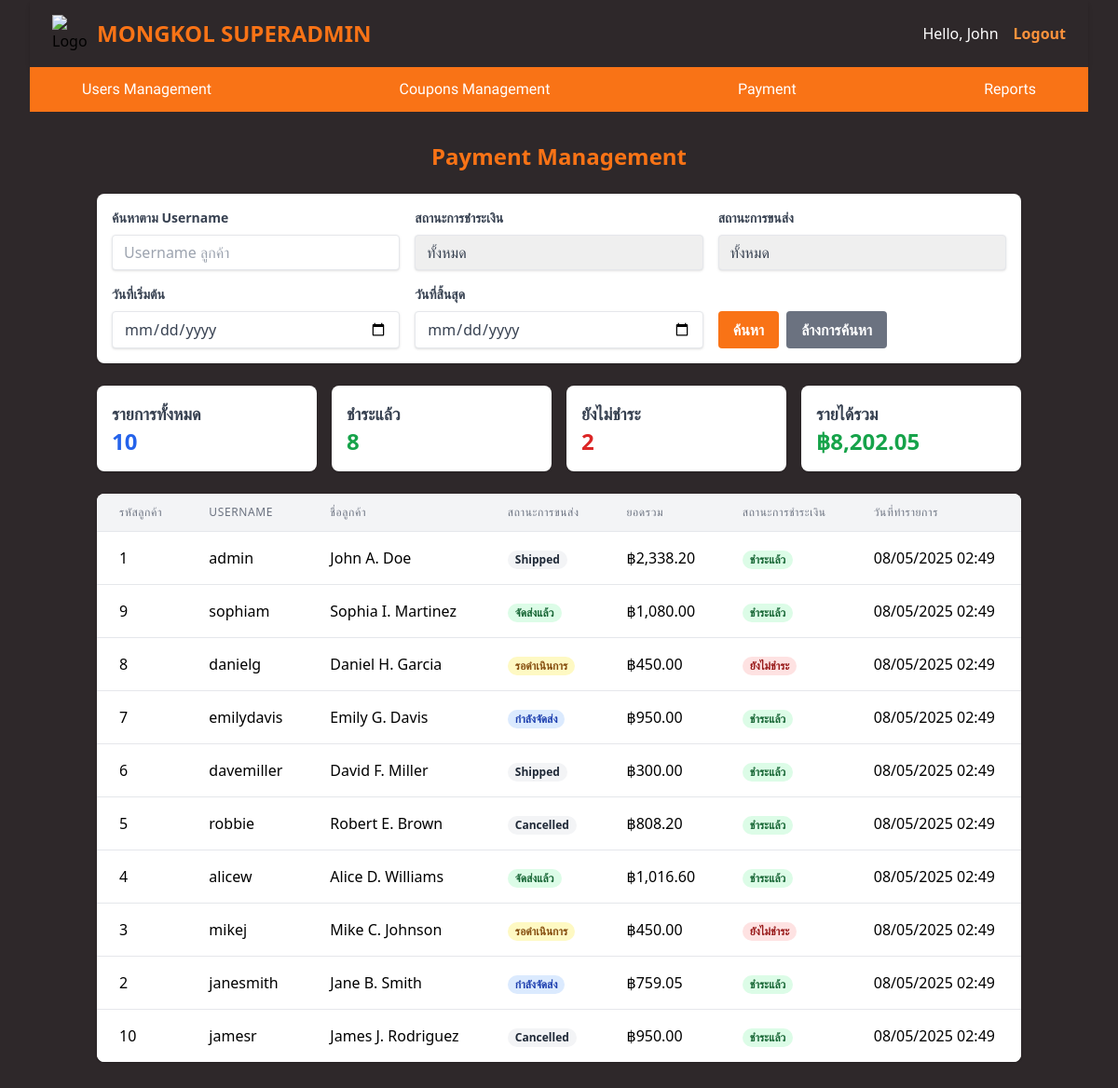
/admin/payment.php (signed in), run on the app's committed database.
### tables this page shows
CREATE TABLE `tbl_transactions` (
    `trans_ID` int(11) NOT NULL AUTO_INCREMENT,
    `user_ID` int(11) DEFAULT NULL,
    `sumPrice` decimal(10,2) DEFAULT NULL,
    `coupon_ID` int(11) DEFAULT NULL,
    `grandTotal` decimal(10,2) DEFAULT NULL,
    `paid` tinyint(1) DEFAULT 0,
    `date` timestamp NOT NULL DEFAULT current_timestamp() ON UPDATE current_timestamp(),
    `transport_state` varchar(50) DEFAULT 'Pending',
    PRIMARY KEY (`trans_ID`),
    KEY `user_ID` (`user_ID`),
    KEY `coupon_ID` (`coupon_ID`),
    FOREIGN KEY (`user_ID`) REFERENCES `tbl_users` (`user_ID`),
    FOREIGN KEY (`coupon_ID`) REFERENCES `tbl_coupons` (`coupon_ID`)
);

CREATE TABLE `tbl_users` (
    `user_ID` int(11) NOT NULL AUTO_INCREMENT,
    `firstName` varchar(50) DEFAULT NULL,
    `midName` varchar(50) DEFAULT NULL,
    `lastName` varchar(50) DEFAULT NULL,
    `userName` varchar(50) DEFAULT NULL,
    `password_hash` varchar(255) DEFAULT NULL,
    `role` varchar(20) DEFAULT 'user',
    PRIMARY KEY (`user_ID`),
    UNIQUE KEY `userName` (`userName`)
);

### admin/payment.php (the view, shortened to what this page needs)
<!DOCTYPE html>
<html lang="en">
<head>
</head>
<body class="bg-w-full bg-[#2E282A] mr-8 ml-8">
  <?php
    require_once("../navbar/nav_admin.php");
    require_once("../conn_w.php");
  ?>
  <div class="container mx-auto px-4 py-8">
    <h2 class="text-2xl font-semibold mb-6 text-center text-orange-500">Payment Management</h2>
    <div class="mb-6 bg-white p-4 rounded-lg shadow">
      <form method="GET" class="grid md:grid-cols-3 gap-4">
        <div>
          <label class="block text-gray-700 text-sm font-bold mb-2" for="searchUsername">
            ค้นหาตาม Username
          </label>
          <input type="text" name="searchUsername" id="searchUsername"
                placeholder="Username ลูกค้า"
                class="shadow appearance-none border rounded w-full py-2 px-3 text-gray-700 leading-tight focus:outline-none focus:shadow-outline"
                value="<?php echo isset($_GET['searchUsername']) ? htmlspecialchars($_GET['searchUsername']) : ''; ?>">
        </div>
        <div>
          <label class="block text-gray-700 text-sm font-bold mb-2" for="paymentStatus">
            สถานะการชำระเงิน
          </label>
          <select name="paymentStatus" id="paymentStatus"
                  class="shadow appearance-none border rounded w-full py-2 px-3 text-gray-700 leading-tight focus:outline-none focus:shadow-outline">
            <option value="">ทั้งหมด</option>
          </select>
        </div>
        <div>
          <label class="block text-gray-700 text-sm font-bold mb-2" for="transportStatus">
            สถานะการขนส่ง
          </label>
          <select name="transportStatus" id="transportStatus"
                  class="shadow appearance-none border rounded w-full py-2 px-3 text-gray-700 leading-tight focus:outline-none focus:shadow-outline">
            <option value="">ทั้งหมด</option>
          </select>
        </div>
        <div>
          <label class="block text-gray-700 text-sm font-bold mb-2" for="startDate">
            วันที่เริ่มต้น
          </label>
          <input type="date" name="startDate" id="startDate"
                class="shadow appearance-none border rounded w-full py-2 px-3 text-gray-700 leading-tight focus:outline-none focus:shadow-outline"
                value="<?php echo isset($_GET['startDate']) ? htmlspecialchars($_GET['startDate']) : ''; ?>">
        </div>
        <div>
          <label class="block text-gray-700 text-sm font-bold mb-2" for="endDate">
            วันที่สิ้นสุด
          </label>
          <input type="date" name="endDate" id="endDate"
                class="shadow appearance-none border rounded w-full py-2 px-3 text-gray-700 leading-tight focus:outline-none focus:shadow-outline"
                value="<?php echo isset($_GET['endDate']) ? htmlspecialchars($_GET['endDate']) : ''; ?>">
        </div>
        <div class="flex items-end">
          <button type="submit" class="bg-orange-500 hover:bg-orange-700 text-white font-bold py-2 px-4 rounded focus:outline-none focus:shadow-outline">
            ค้นหา
          </button>
          <a href="payment.php" class="ml-2 bg-gray-500 hover:bg-gray-700 text-white font-bold py-2 px-4 rounded focus:outline-none focus:shadow-outline">
            ล้างการค้นหา
          </a>
        </div>
      </form>
    </div>
    <div class="grid md:grid-cols-4 gap-4 mb-6">
      <?php
        $totalQuery = "SELECT COUNT(*) as total FROM tbl_transactions";
        $totalResult = $conn->query($totalQuery);
        $totalRow = $totalResult->fetch_assoc();
        $paidQuery = "SELECT COUNT(*) as paid FROM tbl_transactions WHERE paid = 1";
        $paidResult = $conn->query($paidQuery);
        $paidRow = $paidResult->fetch_assoc();
        $unpaidQuery = "SELECT COUNT(*) as unpaid FROM tbl_transactions WHERE paid = 0";
        $unpaidResult = $conn->query($unpaidQuery);
        $unpaidRow = $unpaidResult->fetch_assoc();
        $totalAmountQuery = "SELECT SUM(grandTotal) as total_amount FROM tbl_transactions WHERE paid = 1";
        $totalAmountResult = $conn->query($totalAmountQuery);
        $totalAmountRow = $totalAmountResult->fetch_assoc();
      ?>
      <div class="bg-white rounded-lg shadow p-4">
        <h3 class="text-lg font-semibold text-gray-700">รายการทั้งหมด</h3>
        <p class="text-2xl font-bold text-blue-600"><?php echo number_format($totalRow['total']); ?></p>
      </div>
      <div class="bg-white rounded-lg shadow p-4">
        <h3 class="text-lg font-semibold text-gray-700">ชำระแล้ว</h3>
        <p class="text-2xl font-bold text-green-600"><?php echo number_format($paidRow['paid']); ?></p>
      </div>
      <div class="bg-white rounded-lg shadow p-4">
        <h3 class="text-lg font-semibold text-gray-700">ยังไม่ชำระ</h3>
        <p class="text-2xl font-bold text-red-600"><?php echo number_format($unpaidRow['unpaid']); ?></p>
      </div>
      <div class="bg-white rounded-lg shadow p-4">
        <h3 class="text-lg font-semibold text-gray-700">รายได้รวม</h3>
        <p class="text-2xl font-bold text-green-600">฿<?php echo number_format($totalAmountRow['total_amount'] ?? 0, 2); ?></p>
      </div>
    </div>
    <div class="bg-white rounded-lg shadow overflow-hidden">
      <table class="min-w-full divide-y divide-gray-200">
        <thead class="bg-gray-100">
          <tr>
            <th scope="col" class="px-6 py-3 text-left text-xs font-medium text-gray-500 uppercase tracking-wider">
              รหัสลูกค้า
            </th>
            <th scope="col" class="px-6 py-3 text-left text-xs font-medium text-gray-500 uppercase tracking-wider">
              Username
            </th>
            <th scope="col" class="px-6 py-3 text-left text-xs font-medium text-gray-500 uppercase tracking-wider">
              ชื่อลูกค้า
            </th>
            <th scope="col" class="px-6 py-3 text-left text-xs font-medium text-gray-500 uppercase tracking-wider">
              สถานะการขนส่ง
            </th>
            <th scope="col" class="px-6 py-3 text-left text-xs font-medium text-gray-500 uppercase tracking-wider">
              ยอดรวม
            </th>
            <th scope="col" class="px-6 py-3 text-left text-xs font-medium text-gray-500 uppercase tracking-wider">
              สถานะการชำระเงิน
            </th>
            <th scope="col" class="px-6 py-3 text-left text-xs font-medium text-gray-500 uppercase tracking-wider">
              วันที่ทำรายการ
            </th>
          </tr>
        </thead>
        <tbody class="bg-white divide-y divide-gray-200">
          <?php
            $sql = "SELECT U.user_ID, U.userName, CONCAT(COALESCE(U.firstName, ''), ' ', COALESCE(U.midName, ''), ' ', COALESCE(U.lastName, '')) AS fullname,
                   T.trans_ID, T.transport_state, T.grandTotal, T.paid, T.date
                   FROM tbl_users AS U
                   JOIN tbl_transactions AS T ON U.user_ID = T.user_ID";
            $sql .= " ORDER BY T.date DESC";
            $stmt = $conn->prepare($sql);
            $stmt->execute();
            $result = $stmt->get_result();
            if ($result->num_rows > 0) {
                while ($row = $result->fetch_assoc()) {
                    echo "<tr>";
                    echo "<td class='px-6 py-4 whitespace-nowrap'>" . htmlspecialchars($row['user_ID']) . "</td>";
                    echo "<td class='px-6 py-4 whitespace-nowrap'>" . htmlspecialchars($row['userName']) . "</td>";
                    echo "<td class='px-6 py-4 whitespace-nowrap'>" . htmlspecialchars($row['fullname']) . "</td>";
                    echo "<td class='px-6 py-4 whitespace-nowrap'>";
                    $transportState = strtolower($row['transport_state']);
                    switch ($transportState) {
                        case 'pending':
                            echo "<span class='px-2 inline-flex text-xs leading-5 font-semibold rounded-full bg-yellow-100 text-yellow-800'>รอดำเนินการ</span>";
                            break;
                        case 'processing':
                            echo "<span class='px-2 inline-flex text-xs leading-5 font-semibold rounded-full bg-blue-100 text-blue-800'>กำลังจัดส่ง</span>";
                            break;
                        case 'delivered':
                            echo "<span class='px-2 inline-flex text-xs leading-5 font-semibold rounded-full bg-green-100 text-green-800'>จัดส่งแล้ว</span>";
                            break;
                        default:
                            echo "<span class='px-2 inline-flex text-xs leading-5 font-semibold rounded-full bg-gray-100 text-gray-800'>" . htmlspecialchars($row['transport_state']) . "</span>";
                    }
                    echo "</td>";
                    echo "<td class='px-6 py-4 whitespace-nowrap'>฿" . number_format($row['grandTotal'], 2) . "</td>";
                    echo "<td class='px-6 py-4 whitespace-nowrap'>";
                    if ($row['paid'] == 1) {
                        echo "<span class='px-2 inline-flex text-xs leading-5 font-semibold rounded-full bg-green-100 text-green-800'>ชำระแล้ว</span>";
                    } else {
                        echo "<span class='px-2 inline-flex text-xs leading-5 font-semibold rounded-full bg-red-100 text-red-800'>ยังไม่ชำระ</span>";
                    }
                    echo "</td>";
                    echo "<td class='px-6 py-4 whitespace-nowrap'>" . date("d/m/Y H:i", strtotime($row['date'])) . "</td>";
                }
            } else {
                echo "<tr><td colspan='8' class='px-6 py-4 text-center text-gray-500'>ไม่พบข้อมูลการชำระเงิน</td></tr>";
            }
          ?>
        </tbody>
      </table>
    </div>
  </div>
</body>
</html>

### data on the page
tbl_transactions: user_ID.user_ID "1", user_ID.userName "admin", fullname "John A. Doe", transport_state "Shipped", grandTotal "2,338.20", paid "ชำระแล้ว", date "08/05/2025 02:49"
tbl_transactions: user_ID.user_ID "9", user_ID.userName "sophiam", fullname "Sophia I. Martinez", transport_state "จัดส่งแล้ว", grandTotal "1,080.00", paid "ชำระแล้ว", date "08/05/2025 02:49"
tbl_transactions: user_ID.user_ID "8", user_ID.userName "danielg", fullname "Daniel H. Garcia", transport_state "รอดำเนินการ", grandTotal "450.00", paid "ยังไม่ชำระ", date "08/05/2025 02:49"
tbl_transactions: user_ID.user_ID "7", user_ID.userName "emilydavis", fullname "Emily G. Davis", transport_state "กำลังจัดส่ง", grandTotal "950.00", paid "ชำระแล้ว", date "08/05/2025 02:49"
tbl_transactions: user_ID.user_ID "6", user_ID.userName "davemiller", fullname "David F. Miller", transport_state "Shipped", grandTotal "300.00", paid "ชำระแล้ว", date "08/05/2025 02:49"
tbl_transactions: user_ID.user_ID "5", user_ID.userName "robbie", fullname "Robert E. Brown", transport_state "Cancelled", grandTotal "808.20", paid "ชำระแล้ว", date "08/05/2025 02:49"
tbl_transactions: user_ID.user_ID "4", user_ID.userName "alicew", fullname "Alice D. Williams", transport_state "จัดส่งแล้ว", grandTotal "1,016.60", paid "ชำระแล้ว", date "08/05/2025 02:49"
tbl_transactions: user_ID.user_ID "3", user_ID.userName "mikej", fullname "Mike C. Johnson", transport_state "รอดำเนินการ", grandTotal "450.00", paid "ยังไม่ชำระ", date "08/05/2025 02:49"
tbl_transactions: user_ID.user_ID "2", user_ID.userName "janesmith", fullname "Jane B. Smith", transport_state "กำลังจัดส่ง", grandTotal "759.05", paid "ชำระแล้ว", date "08/05/2025 02:49"
tbl_transactions: user_ID.user_ID "10", user_ID.userName "jamesr", fullname "James J. Rodriguez", transport_state "Cancelled", grandTotal "950.00", paid "ชำระแล้ว", date "08/05/2025 02:49"

### other printed values
$_SESSION["firstName"] "John"
$totalRow['total'] "10"
$paidRow['paid'] "8"
$unpaidRow['unpaid'] "2"
$totalAmountRow['total_amount'] "8,202.05"
